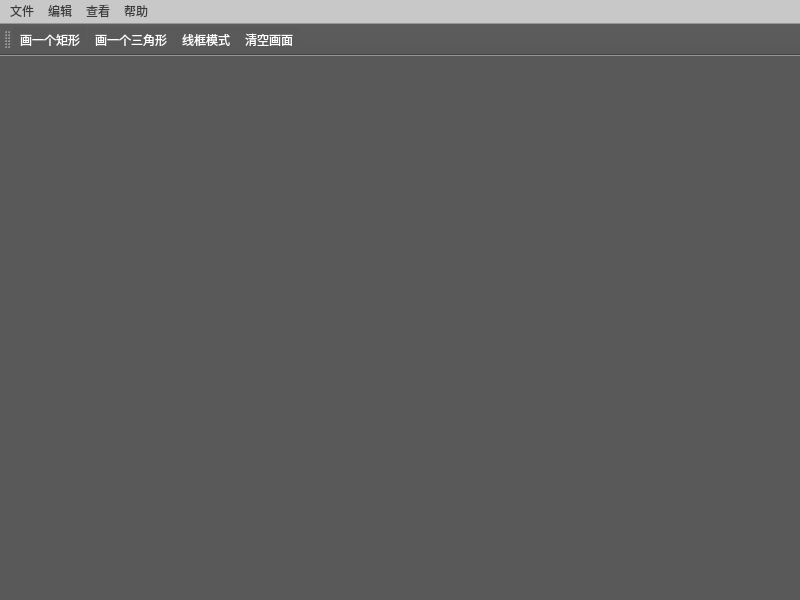
<?xml version="1.0" encoding="UTF-8"?>
<ui version="4.0">
 <class>ICPQOpenGL</class>
 <widget class="QMainWindow" name="ICPQOpenGL">
  <property name="geometry">
   <rect>
    <x>0</x>
    <y>0</y>
    <width>800</width>
    <height>600</height>
   </rect>
  </property>
  <property name="windowTitle">
   <string>ICPQOpenGL</string>
  </property>
  <property name="windowIcon">
   <iconset>
    <normaloff>ICP.png</normaloff>ICP.png</iconset>
  </property>
  <property name="styleSheet">
   <string notr="true">QWidget{
	background-color: rgb(89, 89, 89);
	font: 12pt &quot;新宋体&quot;;
	color: rgb(255, 255, 255);
}

QMenuBar{
	background-color: rgb(200, 200, 200);
	color: rgb(60, 60, 60);
}
QWidget:checked{
	background-color: rgb(150, 150, 150);
}</string>
  </property>
  <property name="iconSize">
   <size>
    <width>30</width>
    <height>30</height>
   </size>
  </property>
  <widget class="QWidget" name="centralwidget"/>
  <widget class="QMenuBar" name="menubar">
   <property name="geometry">
    <rect>
     <x>0</x>
     <y>0</y>
     <width>800</width>
     <height>17</height>
    </rect>
   </property>
   <widget class="QMenu" name="menu">
    <property name="title">
     <string>文件</string>
    </property>
   </widget>
   <widget class="QMenu" name="menu_2">
    <property name="title">
     <string>编辑</string>
    </property>
   </widget>
   <widget class="QMenu" name="menu_3">
    <property name="title">
     <string>查看</string>
    </property>
   </widget>
   <widget class="QMenu" name="menu_4">
    <property name="title">
     <string>帮助</string>
    </property>
   </widget>
   <addaction name="menu"/>
   <addaction name="menu_2"/>
   <addaction name="menu_3"/>
   <addaction name="menu_4"/>
  </widget>
  <widget class="QStatusBar" name="statusbar"/>
  <widget class="QToolBar" name="toolBar">
   <property name="windowTitle">
    <string>toolBar</string>
   </property>
   <attribute name="toolBarArea">
    <enum>TopToolBarArea</enum>
   </attribute>
   <attribute name="toolBarBreak">
    <bool>false</bool>
   </attribute>
   <addaction name="actionDrawRectangle"/>
   <addaction name="actionDrawTriangle"/>
   <addaction name="actionWireframe"/>
   <addaction name="actionClear"/>
  </widget>
  <action name="actionDrawRectangle">
   <property name="text">
    <string>画一个矩形</string>
   </property>
   <property name="menuRole">
    <enum>QAction::NoRole</enum>
   </property>
  </action>
  <action name="actionClear">
   <property name="text">
    <string>清空画面</string>
   </property>
   <property name="menuRole">
    <enum>QAction::NoRole</enum>
   </property>
  </action>
  <action name="actionDrawTriangle">
   <property name="text">
    <string>画一个三角形</string>
   </property>
   <property name="menuRole">
    <enum>QAction::NoRole</enum>
   </property>
  </action>
  <action name="actionWireframe">
   <property name="checkable">
    <bool>true</bool>
   </property>
   <property name="text">
    <string>线框模式</string>
   </property>
   <property name="menuRole">
    <enum>QAction::NoRole</enum>
   </property>
  </action>
 </widget>
 <resources/>
 <connections/>
</ui>
